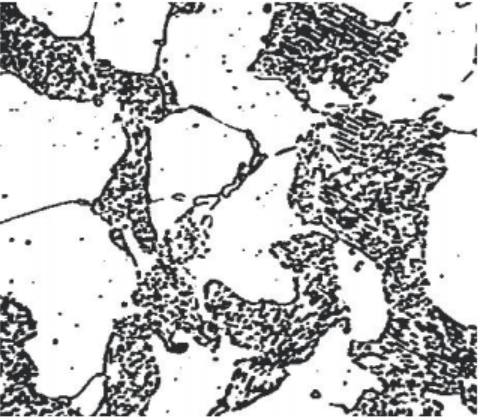
%> input picture Prácticas/Práctica 7/Entrega/Microscopio.png, 479 x 417 px
$ octave Ejercicio_14b.m   (GNU Octave 9; MATLAB toolbox functions it lacks are replaced by stand-ins)
%> lines starting %> are read from the running program, lines starting %| are printed output that depends on the picture; in (x1, y1, x2, y2) boxes, pixels count from 0 and x2, y2 are one past the last pixel; in counts of white or black regions, pixels touching at a corner belong together; the program's own positions count from 1
I = imread('Microscopio.png');
%> I is the input picture: size 417x479x3 uint8; mean R, G, B 192.8, 192.9, 193.2

figure, imshow(I);


Ic = imcomplement(I);
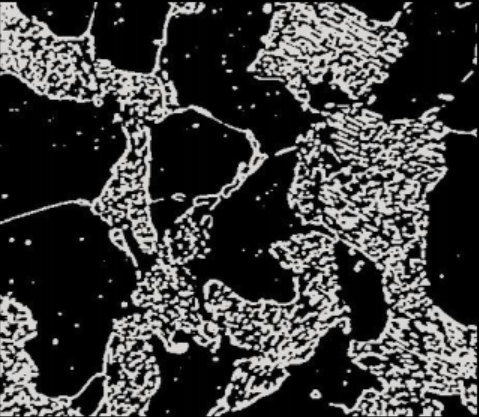
%> Ic: size 417x479x3 uint8; mean R, G, B 62.2, 62.1, 61.8
B = im2bw(Ic, graythresh(Ic));
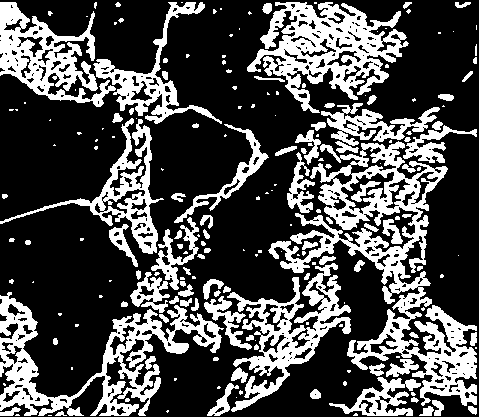
%> B: size 417x479 logical; 30.4% white; 195 white regions (103 under 20 px), largest, box (x1, y1, x2, y2) and area: (268, 141, 477, 406) 13533, (0, 292, 224, 416) 7849, (247, 2, 409, 113) 7694

figure, imshow(Ic);
figure, imshow(B);


h = strel('disk', 6);
Bc = imclose(B, h);
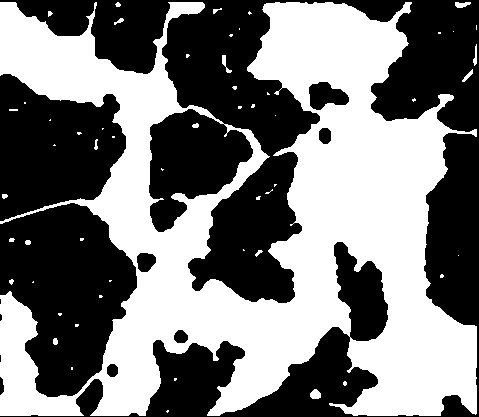
%> Bc: size 417x479 logical; 47.7% white; 55 white regions (37 under 20 px), largest, box (x1, y1, x2, y2) and area: (0, 2, 477, 416) 94272, (310, 389, 321, 399) 85, (455, 2, 471, 8) 69
Bo = imopen(Bc, h);
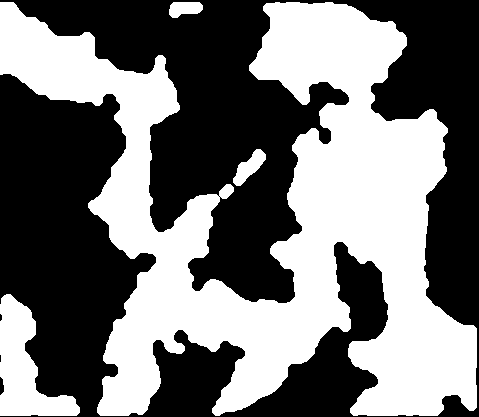
%> Bo: size 417x479 logical; 45.6% white; 4 white regions, box (x1, y1, x2, y2) and area: (0, 2, 477, 416) 85405, (0, 294, 80, 416) 4664, (233, 149, 266, 186) 562, (169, 2, 203, 18) 414

figure, imshow(Bc);
figure, imshow(Bo);


Is = B & Bo;
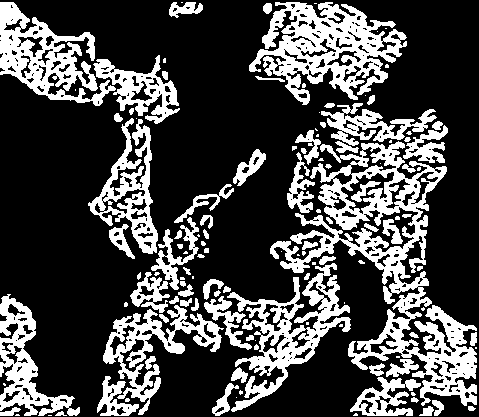
%> Is: size 417x479 logical; 28.7% white; 125 white regions (48 under 20 px), largest, box (x1, y1, x2, y2) and area: (270, 141, 477, 406) 13479, (249, 2, 407, 105) 7499, (227, 263, 351, 412) 5217

figure, imshow(Is);
